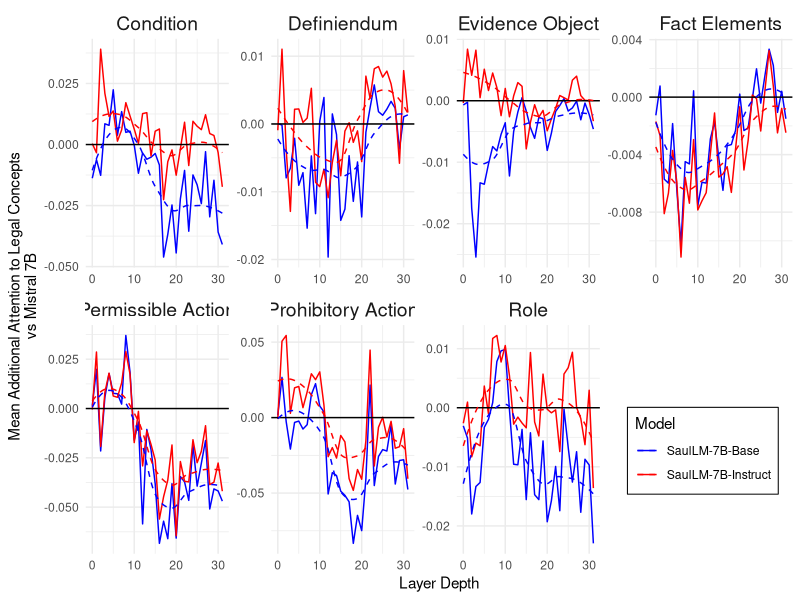

The R source for this figure:
# Load necessary libraries
library(ggplot2)
library(dplyr)
library(tidyr)

# ETL
data <- read.csv("proportions_data.csv")

lookup <- c(
  "facet-1" = "Definiendum",
  "facet-2" = "Role",
  "facet-3" = "Permissible Action",
  "facet-4" = "Prohibitory Action",
  "facet-5" = "Condition",
  "facet-6" = "Evidence Object",
  "thematic" = "Fact Elements"
)

data <- data %>%
  mutate(experiment_id = ifelse(experiment_id %in% names(lookup), lookup[experiment_id], experiment_id))
colnames(data) <- gsub("\\.", "_", colnames(data))

# Summarize cumulative sum for each unique experiment_id and layer_depth
summary_data <- data %>%
  group_by(experiment_id, layer_depth) %>%
  summarize(
    mean_saulbase_mistral = mean(saulbase_mistral),
    mean_saulift_mistral = mean(saulift_mistral)
  )

# Plot for each experiment_id
ggplot(summary_data, aes(x = layer_depth)) +
  geom_line(aes(y = mean_saulbase_mistral, color = "SaulLM-7B-Base")) +
  geom_line(aes(y = mean_saulift_mistral, color = "SaulLM-7B-Instruct")) +
  facet_wrap(~experiment_id, scales = "free", nrow = 2, ncol = 4) +
  labs(
    x = "Layer Depth", 
    y = "Mean Additional Attention to Legal Concepts\nvs Mistral 7B", 
    color = "Model"
  ) +
  theme_minimal() +
  scale_color_manual(values = c("SaulLM-7B-Base" = "blue", "SaulLM-7B-Instruct" = "red")) +
  geom_hline(yintercept = 0, color = "black", linetype = "solid", size = .5) +
  geom_smooth(aes(y = mean_saulbase_mistral, color = "SaulLM-7B-Base"), se = FALSE, linetype = "dashed", size = .5) +
  geom_smooth(aes(y = mean_saulift_mistral, color = "SaulLM-7B-Instruct"), se = FALSE, linetype = "dashed", size = .5) +
  theme(
    legend.position = c(0.98, 0.2),
    legend.box.background = element_rect(color = "black"),
    legend.justification = "right",
    strip.text = element_text(size = 14)
  )
